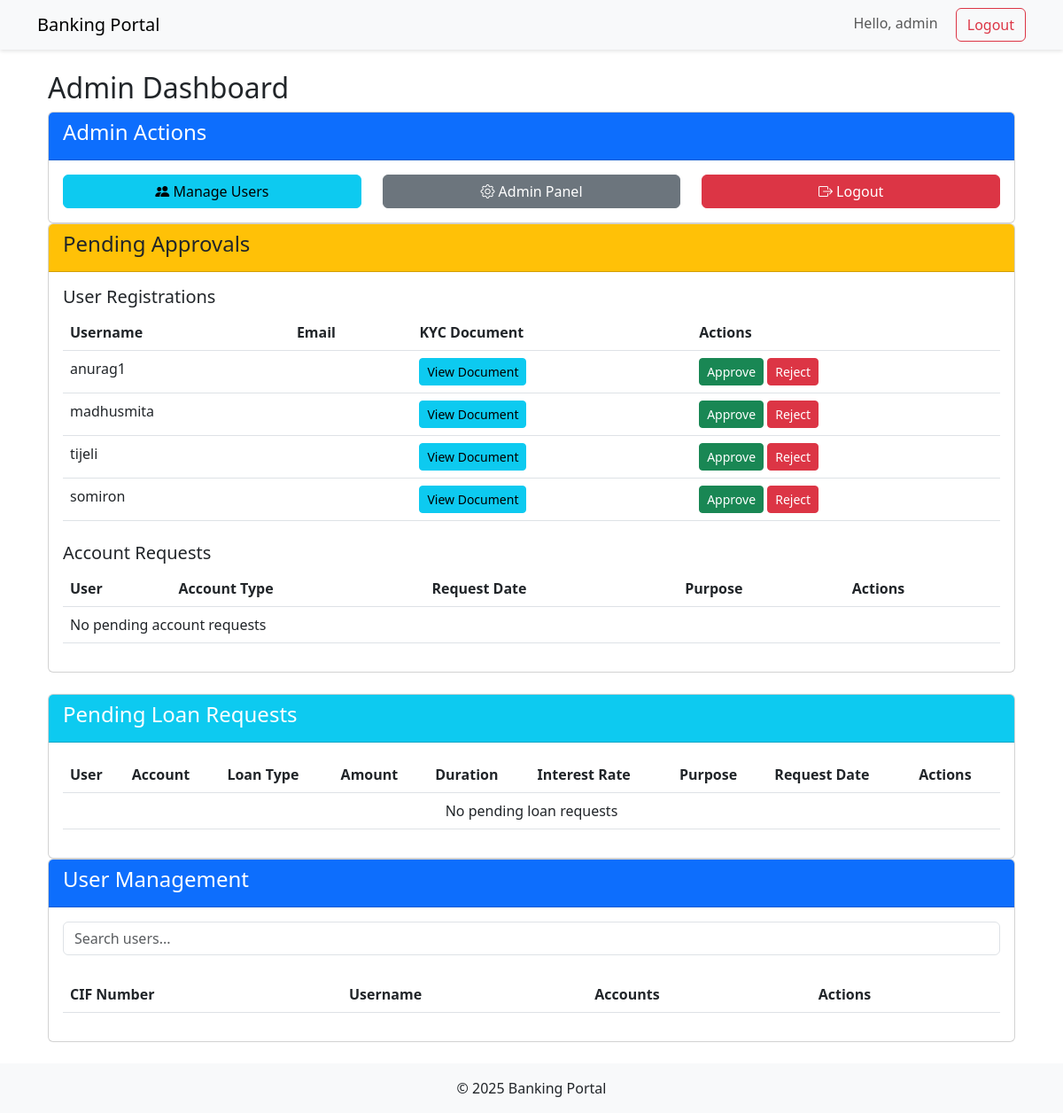
The app's page /admin-dashboard/ (signed in) with its own data.
### core/models.py (models this page shows, shortened)
class User(AbstractUser):
    is_approved = models.BooleanField(default=False)
    is_admin = models.BooleanField(default=False)
    kyc_documents = models.FileField(upload_to='kyc/', null=True, blank=True)
    first_name = models.CharField(max_length=30)
    last_name = models.CharField(max_length=30)
    groups = models.ManyToManyField(
        'auth.Group',
        verbose_name='groups',
        blank=True,
        help_text='The groups this user belongs to.',
        related_name="custom_user_set",  # Changed
        related_query_name="user",
    )
    user_permissions = models.ManyToManyField(
        'auth.Permission',
        verbose_name='user permissions',
        blank=True,
        help_text='Specific permissions for this user.',
        related_name="custom_user_set",  # Changed
        related_query_name="user",
    )

### core/views.py (the view)
# urls.py: path('admin-dashboard/', views.admin_dashboard, name='admin_dashboard'),
@login_required
def admin_dashboard(request):
    if not request.user.is_admin:
        return HttpResponseForbidden("You don't have admin privileges")
    User = get_user_model()
    pending_users = User.objects.filter(is_approved=False)
    pending_accounts = AccountRequest.objects.filter(is_approved=False)
    pending_loans = LoanRequest.objects.filter(is_approved=False, is_rejected=False)
    return render(request, 'core/admin_dashboard.html', {
        'pending_users': pending_users,
        'pending_accounts': pending_accounts,
        'pending_loans': pending_loans,
    })

### core/context_processors.py (called while the page is built)
def admin_approvals(request):
    if request.user.is_staff:
        from .models import User, AccountRequest
        return {
            'pending_users': User.objects.filter(is_approved=False).count(),
            'pending_accounts': AccountRequest.objects.filter(is_approved=False).count()
        }
    return {}

### core/templates/core/admin_dashboard.html (shortened to what this page needs)
{% extends 'base.html' %}
{% block content %}
<div class="container mt-4">
    <h2>Admin Dashboard</h2>
    <div class="card">
        <div class="card-header bg-primary text-white">
            <h4>Admin Actions</h4>
        </div>
        <div class="card-body">
            <div class="row">
                <div class="col-md-4 mb-3 mb-md-0">
                    <a href="{% url 'admin_dashboard' %}" class="btn btn-info w-100">
                        <i class="bi bi-people-fill"></i> Manage Users
                    </a>
                </div>
                <div class="col-md-4 mb-3 mb-md-0">
                    <a href="{% url 'admin:index' %}" class="btn btn-secondary w-100">
                        <i class="bi bi-gear"></i> Admin Panel
                    </a>
                </div>
                <div class="col-md-4">
                    <a href="{% url 'logout' %}" class="btn btn-danger w-100">
                        <i class="bi bi-box-arrow-right"></i> Logout
                    </a>
                </div>
            </div>
        </div>
    </div>
    <div class="card mb-4">
        <div class="card-header bg-warning">
            <h4>Pending Approvals</h4>
        </div>
        <div class="card-body">
            <h5>User Registrations</h5>
            <table class="table">
                <thead>
                    <tr>
                        <th>Username</th>
                        <th>Email</th>
                        <th>KYC Document</th>
                        <th>Actions</th>
                    </tr>
                </thead>
                <tbody>
                    {% for user in pending_users %}
                    <tr>
                        <td>{{ user.username }}</td>
                        <td>{{ user.email }}</td>
                        <td>
                            {% if user.customerprofile.kyc_document %}
                                <a href="{{ user.customerprofile.kyc_document.url }}"
                                   target="_blank"
                                   class="btn btn-sm btn-info">
                                    View Document
                                </a>
                            {% else %}
                                No document
                            {% endif %}
                        </td>
                        <td>
                            <a href="{% url 'approve_user' user.id %}" class="btn btn-success btn-sm">Approve</a>
                            <a href="{% url 'reject_user' user.id %}" class="btn btn-danger btn-sm">Reject</a>
                        </td>
                    </tr>
                    {% empty %}
                    <tr><td colspan="4">No pending user approvals</td></tr>
                    {% endfor %}
                </tbody>
            </table>
            <h5 class="mt-4">Account Requests</h5>
            <table class="table">
                <thead>
                    <tr>
                        <th>User</th>
                        <th>Account Type</th>
                        <th>Request Date</th>
                        <th>Purpose</th>
                        <th>Actions</th>
                    </tr>
                </thead>
                <tbody>
                    {% for req in pending_accounts %}
                    <tr>
                        <td>{{ req.user.username }}</td>
                        <td>{{ req.account_type }}</td>
                        <td>{{ req.requested_at|date:"Y-m-d" }}</td>
                        <td>{{ req.purpose }}</td>
                        <td>
                            <a href="{% url 'approve_account' req.id %}" class="btn btn-success btn-sm">Approve</a>
                        </td>
                    </tr>
                    {% empty %}
                    <tr><td colspan="5">No pending account requests</td></tr>
                    {% endfor %}
                </tbody>
            </table>
        </div>
    </div>
    <div class="card mt-4">
        <div class="card-header bg-info text-white">
            <h4>Pending Loan Requests</h4>
        </div>
        <div class="card-body">
            <table class="table">
                <thead>
                    <tr>
                        <th>User</th>
                        <th>Account</th>
                        <th>Loan Type</th>
                        <th>Amount</th>
                        <th>Duration</th>
                        <th>Interest Rate</th>
                        <th>Purpose</th>
                        <th>Request Date</th>
                        <th>Actions</th>
                    </tr>
                </thead>
                <tbody>
                    {% for loan in pending_loans %}
                    <tr>
                        <td>{{ loan.user.username }}</td>
                        <td>{{ loan.account.account_number }}</td>
                        <td>{{ loan.get_loan_type_display }}</td>
                        <td>₹{{ loan.amount|floatformat:2 }}</td>
                        <td>{{ loan.duration_months }} months</td>
                        <td>{{ loan.interest_rate }}%</td>
                        <td>{{ loan.purpose|truncatechars:30 }}</td>
                        <td>{{ loan.requested_at|date:"M d, Y" }}</td>
                        <td>
                            <div class="btn-group" role="group">
                                <a href="{% url 'bank:approve_loan' loan.id %}" class="btn btn-success btn-sm">Approve</a>
                                <a href="{% url 'bank:reject_loan' loan.id %}" class="btn btn-danger btn-sm">Reject</a>
                                <a href="#" class="btn btn-info btn-sm"
                                   data-bs-toggle="modal"
                                   data-bs-target="#loanDetailsModal{{ loan.id }}">
                                    Details
                                </a>
                            </div>
                            <div class="modal fade" id="loanDetailsModal{{ loan.id }}" tabindex="-1">
                                <div class="modal-dialog modal-lg">
                                    <div class="modal-content">
                                        <div class="modal-header">
                                            <h5 class="modal-title">Loan Request Details</h5>
                                            <button type="button" class="btn-close" data-bs-dismiss="modal"></button>
                                        </div>
                                        <div class="modal-body">
                                            <div class="row">
                                                <div class="col-md-6">
                                                    <p><strong>User:</strong> {{ loan.user.username }}</p>
                                                    <p><strong>Account:</strong> {{ loan.account.account_number }} ({{ loan.account.account_type }})</p>
                                                    <p><strong>Loan Type:</strong> {{ loan.get_loan_type_display }}</p>
                                                    <p><strong>Amount:</strong> ₹{{ loan.amount|floatformat:2 }}</p>
                                                </div>
                                                <div class="col-md-6">
                                                    <p><strong>Duration:</strong> {{ loan.duration_months }} months</p>
                                                    <p><strong>Interest Rate:</strong> {{ loan.interest_rate }}%</p>
                                                    <p><strong>Monthly Installment:</strong> ₹{{ loan.monthly_installment|floatformat:2 }}</p>
                                                    <p><strong>Total Repayment:</strong> ₹{{ loan.total_repayment|floatformat:2 }}</p>
                                                </div>
                                            </div>
                                            <div class="mt-3">
                                                <h6>Purpose:</h6>
                                                <p>{{ loan.purpose }}</p>
                                            </div>
                                        </div>
                                        <div class="modal-footer">
                                            <button type="button" class="btn btn-secondary" data-bs-dismiss="modal">Close</button>
                                            <a href="{% url 'bank:approve_loan' loan.id %}" class="btn btn-success">Approve</a>
                                            <a href="{% url 'bank:reject_loan' loan.id %}" class="btn btn-danger">Reject</a>
                                        </div>
                                    </div>
                                </div>
                            </div>
                        </td>
                    </tr>
                    {% empty %}
                    <tr>
                        <td colspan="9" class="text-center">No pending loan requests</td>
                    </tr>
                    {% endfor %}
                </tbody>
            </table>
        </div>
    </div>
    <div class="card">
        <div class="card-header bg-primary text-white">
            <h4>User Management</h4>
        </div>
        <div class="card-body">
            <form method="get" class="mb-4">
                <input type="text" name="q" placeholder="Search users..." class="form-control">
            </form>
            <table class="table">
                <thead>
                    <tr>
                        <th>CIF Number</th>
                        <th>Username</th>
                        <th>Accounts</th>
                        <th>Actions</th>
                    </tr>
                </thead>
            </table>
        </div>
    </div>
</div>
{% endblock %}

### core/templates/base.html (shortened to what this page needs)
<!DOCTYPE html>
<html lang="en">
<head>
    <link href="https://cdn.jsdelivr.net/npm/bootstrap@5.3.0/dist/css/bootstrap.min.css" rel="stylesheet">
    <link rel="stylesheet" href="https://cdn.jsdelivr.net/npm/bootstrap-icons@1.10.0/font/bootstrap-icons.css">
</head>
<body>
    <nav class="navbar navbar-expand-lg navbar-custom mb-4">
        <div class="container">
            <a class="navbar-brand" href="{% url 'bank:account_list' %}">Banking Portal</a>
            <div class="ms-auto">
                {% if user.is_authenticated %}
                    <span class="navbar-text me-3">Hello, {{ user.username }}</span>
                    <form action="{% url 'logout' %}" method="post" style="display: inline;">
                        <button type="submit" class="btn btn-outline-danger">Logout</button>
                    </form>
                {% else %}
                    <a href="{% url 'login' %}" class="btn btn-outline-primary me-2">Login</a>
                    <a href="{% url 'register' %}" class="btn btn-primary">Register</a>
                {% endif %}
            </div>
        </div>
    </nav>
    <main class="container">
        {% block content %}{% endblock %}
    </main>
    <footer class="bg-light py-3 mt-4">
        <div class="container text-center">
            <p class="mb-0">© 2025 Banking Portal</p>
        </div>
    </footer>
</body>
</html>

### core/templates/base.html (style rules this page uses)
.navbar-custom { background-color: #f8f9fa; box-shadow: 0 2px 4px rgba(0,0,0,.1); }
main { min-height: 80vh; }

### records on screen
User: username "admin"
User: username "anurag1"
User: username "madhusmita"
User: username "tijeli"
User: username "somiron"
